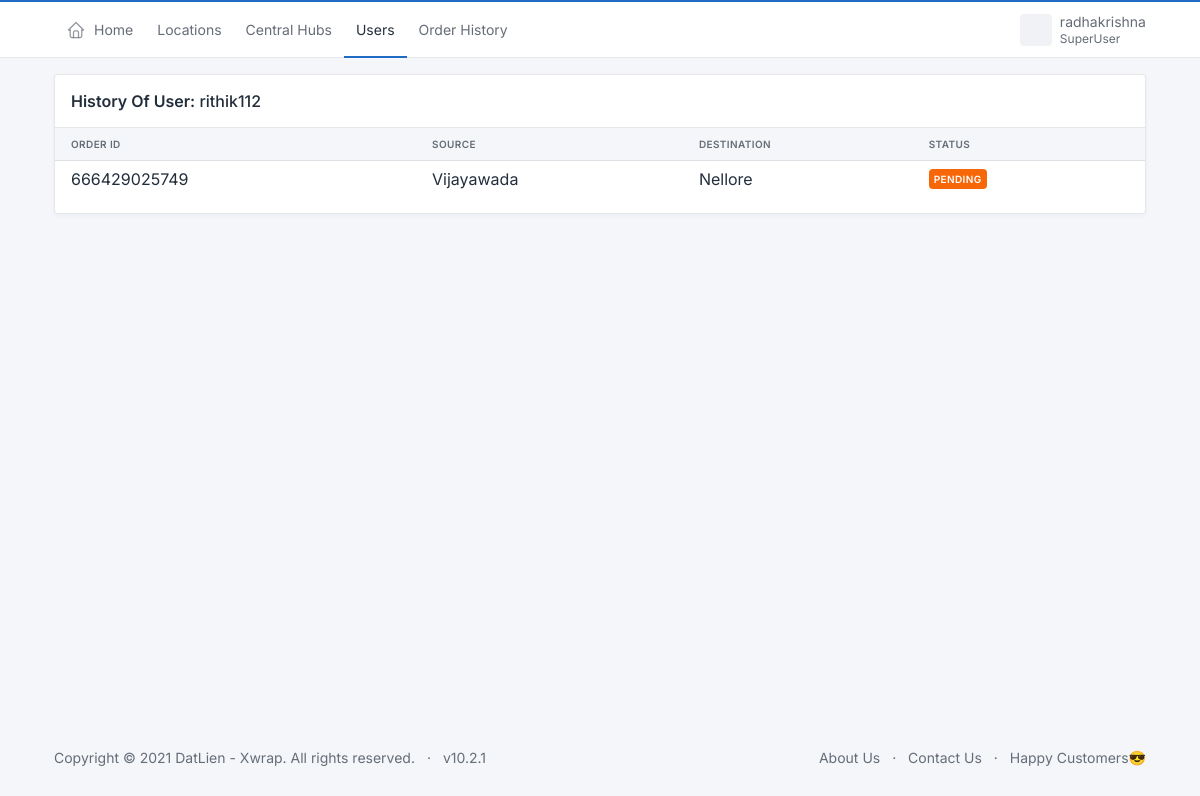
/datlien_admin/history/62 (signed in), run on an earlier commit of the app's database.
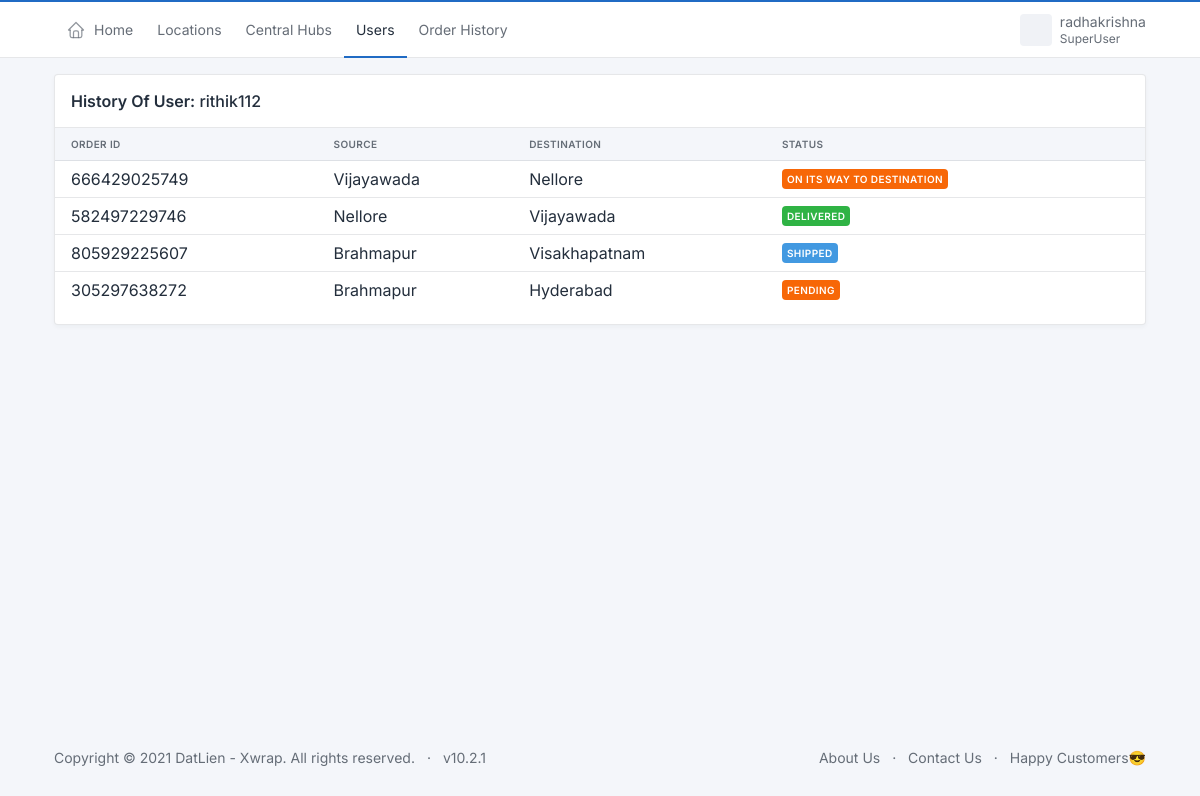
And on a later commit of the database.
### user/models.py (models this page shows, shortened)
class Delivery(RandomIDModel):
    user = models.CharField(max_length=100)
    source = models.ForeignKey(Hub,on_delete=models.CASCADE,related_name='+')
    destination = models.ForeignKey(Hub,on_delete=models.CASCADE,related_name='+')
    weight = models.IntegerField(default=0, verbose_name='Weight (In KGs)')
    type = models.CharField(max_length=100, null=True)
    destination_person = models.CharField(max_length=100, null=True, verbose_name="Destination Person")
    destination_address = models.CharField(max_length=100, null=True, verbose_name="Destination Address")
    destination_contact = models.CharField(max_length=10, null=True, verbose_name="Destination Contact No.")
    total_amount = models.IntegerField(default=0)
    is_approved = models.BooleanField(default=False)
    is_picked = models.BooleanField(default=False)
    is_shipped = models.BooleanField(default=False)
    is_transit = models.BooleanField(default=False)
    is_received = models.BooleanField(default=False)
    is_assigned = models.BooleanField(default=False)
    out_for_delivery = models.BooleanField(default=False)
    is_delivered = models.BooleanField(default=False)
    created_on = models.DateTimeField(auto_now_add=True)
    updated_on = models.DateTimeField(auto_now=True)

### datlien/models.py (models this page shows, shortened)
class Hub(RandomIDModel):
    central_hub = models.ForeignKey(CentralHub,on_delete=models.CASCADE,related_name='+')
    city = models.ForeignKey(City,on_delete=models.CASCADE,related_name='+')
    username = models.CharField(max_length=20)
    password = models.CharField(max_length=20)
    email = models.EmailField()
    address = models.CharField(max_length=100)
    base_fare = models.DecimalField(max_digits=9,decimal_places=2,default=0)
    created_on = models.DateTimeField(auto_now_add=True)
    updated_on = models.DateTimeField(auto_now=True)
    def __str__(self):
        return self.city.city

class City(RandomIDModel):
    state = models.ForeignKey(State,on_delete=models.CASCADE,related_name='+')
    city = models.CharField(max_length=20)
    created_on = models.DateTimeField(auto_now_add=True)
    updated_on = models.DateTimeField(auto_now=True)

### datlien/views.py (the view)
# urls.py: path('history/<int:id>', views.history, name="history"),
@login_required(login_url="login/")
def history(request,id):
    superuser = request.user.is_superuser
    username = request.user.get_username()
    user = User.objects.get(pk=id)
    orders_history= Delivery.objects.filter(user=user.username)
    return render(request, "datlien/history.html",{
        'username':username,
        'superuser':superuser,
        'orders_history':orders_history,
        'user':user.username,
    })

### datlien/templates/datlien/history.html (shortened to what this page needs)
{% extends "datlien/base.html" %}
{% block 'header' %}
<header class="navbar navbar-expand-md navbar-light d-print-none">
    <div class="container-xl">
      <div class="navbar-nav flex-row order-md-last">
        <div class="nav-item dropdown">
          <a href="#" class="nav-link d-flex lh-1 text-reset p-0" data-bs-toggle="dropdown" aria-label="Open user menu">
            <span class="avatar avatar-sm" style="background-image: url(../../../static/static/avatars/000m.jpg)"></span>
            <div class="d-none d-xl-block ps-2">
              <div>{{username}}</div>
              <div class="mt-1 small text-muted">{% if superuser %}SuperUser{% else %}Staff{% endif %}</div>
            </div>
          </a>
        </div>
      </div>
      <div class="collapse navbar-collapse" id="navbar-menu">
        <div class="d-flex flex-column flex-md-row flex-fill align-items-stretch align-items-md-center">
          <ul class="navbar-nav">
            <li class="nav-item">
                <a class="nav-link" href="{% url 'home' %}" >
                  <span class="nav-link-icon d-md-none d-lg-inline-block">
                  </span>
                  <span class="nav-link-title">
                    Home
                  </span>
                </a>
              </li>
            {% if superuser %}
              <li class="nav-item">
                <a class="nav-link" href="{% url 'viewStates' %}">Locations</a>
              </li>
              <li class="nav-item">
                <a class="nav-link" href="{% url 'viewCentralHubs' %}">Central Hubs</a>
              </li>
              <li class="nav-item active">
                <a class="nav-link" href="{% url 'users' %}">Users</a>
              </li>
              <li class="nav-item">
                <a class="nav-link" href="{% url 'orders_history' %}">Order History</a>
              </li>
            {% endif %}
          </ul>
        </div>
      </div>
    </div>
</header>
{% endblock %}
{% block 'body' %}
{% load widget_tweaks %}
<div class="container">
    <div class="col-12 mt-3 mb-3">
      <div class="card">
        <div class="card-header">
          <h3 class="card-title"><b>History Of User:</b>&nbsp;{{user}}</h3>
        </div>
        <div class="table-responsive">
          <table class="table card-table table-vcenter text-nowrap datatable">
            <thead>
              <tr>
                <th>Order Id</th>
                <th>Source</th>
                <th>Destination</th>
                <th>Status</th>
              </tr>
            </thead>
            <tbody>
                {% for delivery in orders_history %}
                <tr>
                    <td>{{delivery.id}}</td>
                    <td>{{delivery.source}}</td>
                    <td>{{delivery.destination}}</td>
                    <td>
                        {% if not delivery.is_approved %}
                        <span class="badge bg-warning me-1">Pending</span>
                        {% elif not delivery.is_picked %}
                        <span class="badge bg-success me-1">Approved</span>
                        {% elif not delivery.is_shipped %}
                        <span class="badge bg-accent me-1">Picked</span>
                        {% elif not delivery.is_transit %}
                        <span class="badge bg-info me-1">Shipped</span>
                        {% elif not delivery.is_received %}
                        <span class="badge bg-warning me-1">On its Way to Destination</span>
                        {% elif not delivery.out_for_delivery %}
                        <span class="badge bg-info me-1">Received</span>
                        {% elif not delivery.is_delivered %}
                        <span class="badge bg-info me-1">Out for Delivery</span>
                        {% else %}
                        <span class="badge bg-success me-1">Delivered</span>
                        {% endif %}
                    </td>
                </tr>
                {% endfor %}
            </tbody>
          </table>
        </div>
      </div>
    </div>
  </div>
{% endblock %}

### datlien/templates/datlien/base.html (shortened to what this page needs)
{% load static %}
<html lang="en">
  <head>
    <link rel="stylesheet" href="https://use.fontawesome.com/releases/v5.15.3/css/all.css">
    <link href="{% static 'css/tabler.min.css' %}" rel="stylesheet"/>
    <link href="{% static 'css/tabler-flags.min.css' %}" rel="stylesheet"/>
    <link href="{% static 'css/tabler-payments.min.css' %}" rel="stylesheet"/>
    <link href="{% static 'css/tabler-vendors.min.css' %}" rel="stylesheet"/>
    <link href="{% static 'css/demo.min.css' %}" rel="stylesheet"/>
  </head>
  {% block 'header' %}
  {% endblock %}
  <body class="antialiased border-top-wide border-primary d-flex flex-column">
    {% block 'body' %}
    {% endblock %}
  </body>
  <footer class="footer footer-transparent d-print-none">
    <div class="container">
      <div class="row text-center align-items-center flex-row-reverse">
        <div class="col-lg-auto ms-lg-auto">
          <ul class="list-inline list-inline-dots mb-0">
            <li class="list-inline-item"><a href="#" class="link-secondary">About Us</a></li>
            <li class="list-inline-item"><a href="#" class="link-secondary">Contact Us</a></li>
            <li class="list-inline-item"><a href="#" target="_blank" class="link-secondary" rel="noopener">Happy Customers😎</a></li>
          </ul>
        </div>
        <div class="col-12 col-lg-auto mt-3 mt-lg-0">
          <ul class="list-inline list-inline-dots mb-0">
            <li class="list-inline-item">
              Copyright &copy; 2021
              <a href="." class="link-secondary">DatLien - Xwrap</a>.
              All rights reserved.
            </li>
            <li class="list-inline-item">
              <a href="#" class="link-secondary" rel="noopener">v10.2.1</a>
            </li>
          </ul>
        </div>
      </div>
    </div>
  </footer>
</html>

What changed in the data, as far as the page shows it:
changed Delivery id 666429025749: is_approved "PENDING" → "ON ITS WAY TO DESTINATION"
added Delivery: id "582497229746", source "Nellore", destination "Vijayawada", is_approved "DELIVERED"
added Delivery: id "805929225607", source "Brahmapur", destination "Visakhapatnam", is_approved "SHIPPED"
added Delivery: id "305297638272", source "Brahmapur", destination "Hyderabad", is_approved "PENDING"
